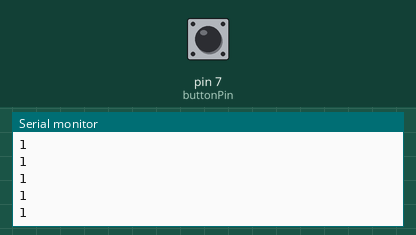
Simulated run of this sketch. Board: Arduino Uno, built with avr-gcc and run on an emulated ATmega328P. Shown: the last lines printed to the serial monitor. Inputs (shaded band) come from the test bench; at power-on: pin 7 (buttonPin) HIGH.

Above: at 1.2 s.
1.3 s: pin 7 (buttonPin) pulled LOW for 0.15 s
At 2.4 s:
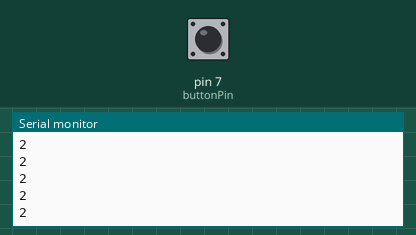
2.9 s: pin 7 (buttonPin) pulled LOW for 1 s
At 4.0 s:
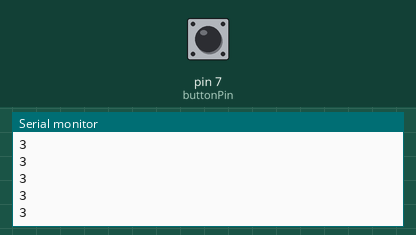
Timing chart, 0 to 5.9 s (numbered marks = the images above; inputs shaded):
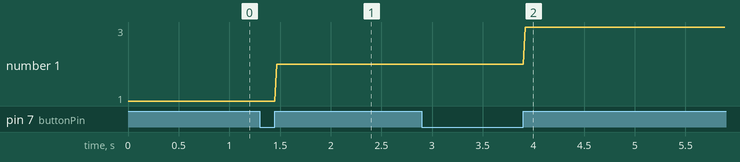

The sketch:

PushButtonKeepingValue3caseandmore.ino
```cpp
const int buttonPin  = 7;     // the pin that the pushbutton is attached to


int buttonState      = 0;     // current state of the button
int lastButtonState  = 0;     // previous state of the button
int modeState         = 0;     // remember current led state
int stateNum;
void setup() {
  Serial.begin(9600);
  pinMode(buttonPin, INPUT_PULLUP);  // initialize the button pin as a input

}

void loop() {
  // read the pushbutton input pin
  buttonState = digitalRead(buttonPin);

  // check if the button is pressed or released
  // by comparing the buttonState to its previous state
  if (buttonState != lastButtonState) {

    // change the state of the led when someone pressed the button
    if (buttonState == 1) {
      stateNum++;
      if (stateNum > 3) stateNum = 1;


    }

    // remember the current state of the button
    lastButtonState = buttonState;
  }


  Serial.println(stateNum);
  // adding a small delay prevents reading the buttonState to fast
  // ( debouncing )
  delay(20);
}
```

Measured:
- after the input at 1.3 s, the serial monitor: prints a new line after 0.17 s (image 1)
- after the input at 2.9 s, the serial monitor: prints a new line after 1.0 s (image 2)
- plotted number 1: 1 → 2 after the input at 1.3 s, 2 → 3 after the input at 2.9 s
